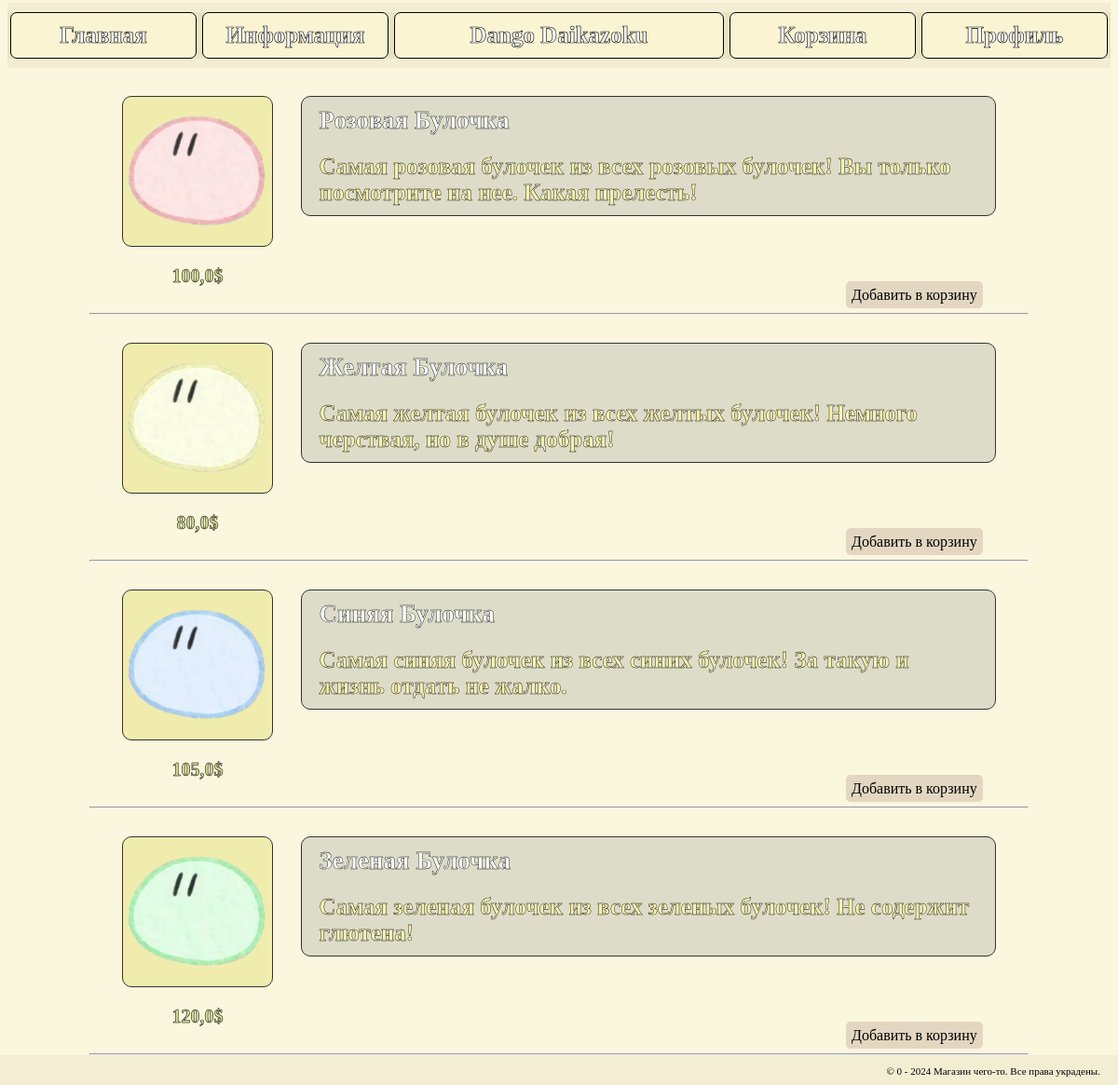
The page / on the database its author committed.
### shop/models.py (models this page shows, shortened)
class ItemShop (models.Model):
    id_item = models.IntegerField(primary_key=True)
    title = models.CharField(max_length=40, unique=True)
    cost = models.FloatField(max_length=12)
    info = models.CharField(max_length=250)
    ico = models.CharField(max_length=200)
    slug = models.SlugField(max_length=255, verbose_name='Url', unique=True)
    class Meta:
        ordering = ['id_item']
        verbose_name = 'Товар магазина'
        verbose_name_plural = 'Товары магазина'

### shop/views.py (the view)
# urls.py: path('', index, name='home'),
def index(request):
    return render(request, 'shop/index.html')

### shop/templatetags/loader.py (called while the page is built)
@register.inclusion_tag('shop/item.html')
def items_list():
    items = ItemShop.objects.all()
    return {"items": items}

@register.inclusion_tag('shop/cart.html')
def cart_list():
    cart = Carts.objects.all()
    total = 0
    for c in cart:
        total = total + c.summary
    return {"cart": cart, "total": total}

### shop/templates/shop/index.html (shortened to what this page needs)
{% extends "shop/base.html" %}
{% load static %}
{% load cache %}
{% load loader %}
{% block header %}
    {% include "inc/_header.html" %}
{% endblock %}
{% block content %}
    {% items_list %} {% endblock %}
{% block footer %}
    {% cache 300 footer %}
        {% include "inc/_footer.html" %}
    {% endcache %}
{% endblock %}

### shop/templates/shop/base.html (shortened to what this page needs)
<!DOCTYPE html>
{% load static %}
<html lang="en">
<head>
    <link rel="stylesheet" href="{% static 'style.css' %}" type="text/css">
</head>
<body>
{% block header %}{% endblock %}
{% block content %}{% endblock %}
{% block footer %}{% endblock %}
</body>
</html>

### shop/templates/inc/_header.html (shortened to what this page needs)
<header class="menu_panel">
    <div class="menu">
        <a href="{% url 'home' %}" class="but">Главная</a>
        <a href="{% url 'news' %}" class="but">Информация</a>
        <a href="https://clannad.fandom.com/ru/wiki/Dango_Daikazoku#Romaji_" class="but" style="width: 28%">Dango Daikazoku</a>
        <a href="#" onclick="opModal()" id="cart_but" class="but">Корзина</a>
        <a href="#" onclick="openModal()" class="but">Профиль</a>
    </div>
</header>

### shop/templates/shop/item.html
{% load static %}
{% for item in items %}
<div id="item_list">
    <div id="item_first">
        <div id="item_ico">
            <img class="ico" src="{% static item.ico %}">
        </div>
        <p class="price">{{ item.cost }}$</p>
    </div>
    <div id="item_info">
        <p class="item_title">{{ item.title }}</p>
        <p>{{ item.info }}</p>
    </div>
</div>
    <a href="{% url 'add_to_cart' item_id=item.id_item %}" class="btn btn-primary">Добавить в корзину</a>
<hr>
{% endfor %}

### shop/templates/inc/_footer.html
<footer>
    <p>© 0 - 2024 Магазин чего-то. Все права украдены.</p>
</footer>

### static/style.css (style rules this page uses)
body { color: black; background: #FBF6DE; margin-bottom: 2em; font-family: "Comic Sans MS"; }
.menu_panel { width: 100%; padding-top: 10px; padding-bottom: 10px; margin-top: -5px; margin-left: auto; background: #f3edd3; }
.menu { display: flex; background: #eae3c2; }
.but { padding: 10px; margin-left: auto; margin-right: auto; width: 15%; border-width: 1px; border-style: solid; border-color: black; text-align: center; border-radius: 7px; background: #FBF4D3; text-decoration: none; color: #fafafa; -webkit-text-stroke: 0.6px #000000; font-weight: bold; font-size: 25px; }
#item_list { margin-left: auto; margin-right: auto; margin-top: 30px; display: flex; max-width: 80vw; height: 100%; }
#item_ico { border-radius: 10px; background: #EFECAE; width: 20vh; height: 20vh; border-width: 1px; border-style: solid; border-color: #333333; display: flex; align-items: center; justify-content: center; }
#item_info { margin-left: 30px; margin-right: auto; border-radius: 10px; background: #DDDCC8; width: 62vw; height: 20%; border-width: 1px; border-style: solid; border-color: #333333; }
#item_first { margin-left: auto; display: inline; }
#item_info>p { margin: auto; padding: 10px; font-size: 25px; width: 95%; font-weight: bolder; color: #f5f3ad; -webkit-text-stroke: 0.4px #000000; }
#item_info>p.item_title { color: #fafafa; font-size: 27px; }
img.ico { max-width: 20vh; max-height: 20vh; }
.price { text-align: center; font-size: 20px; font-weight: bolder; color: #d5da91; -webkit-text-stroke: 0.5px #000000; margin-block-end: 0; }
hr { width: 85%; margin-top: 10px; }
footer { position: fixed; bottom: 0; height: 2em; width: 101%; background: #f3edd3; text-align: right; margin-left: -1%; }
footer>p { margin-right: 1vw; font-size: 11px; padding-right: 15px; }
.btn-primary { text-decoration: none; background-color: #e3d7c1; padding: 6px; color: black; border-radius: 5px; margin-left: 75vw; }

### rows shown on the page
ItemShop: ico (picture), cost "100,0", title "Розовая Булочка", info "Самая розовая булочек из всех розовых булочек! Вы только посмотрите на нее. Какая прелесть!"
ItemShop: ico (picture), cost "80,0", title "Желтая Булочка", info "Самая желтая булочек из всех желтых булочек! Немного черствая, но в душе добрая!"
ItemShop: ico (picture), cost "105,0", title "Синяя Булочка", info "Самая синяя булочек из всех синих булочек! За такую и жизнь отдать не жалко."
ItemShop: ico (picture), cost "120,0", title "Зеленая Булочка", info "Самая зеленая булочек из всех зеленых булочек! Не содержит глютена!"
